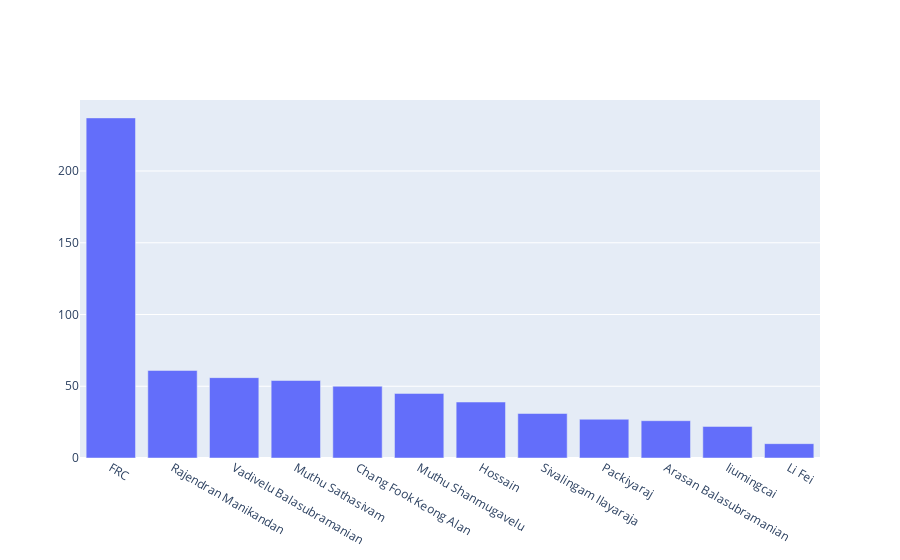

The cell this chart's notebook holds for it:
### Code cell
import plotly.graph_objects as go
fig = go.Figure(data=[go.Bar(x=x, y=y)])
fig.show()

### Figure 1 — Plotly figure (JSON) as saved in the notebook; plotly's stock layout.template omitted (floating-point values rounded to 4 significant figures)
{"data": [{"type": "bar", "x": ["FRC", "Rajendran Manikandan", "Vadivelu Balasubramanian", "Muthu Sathasivam", "Chang Fook Keong Alan", "Muthu Shanmugavelu", "Hossain", "Sivalingam Ilayaraja", "Packiyaraj", "Arasan Balasubramanian", "liumingcai", "Li Fei"], "y": [237, 61, 56, 54, 50, 45, 39, 31, 27, 26, 22, 10]}], "layout": {"autosize": true, "xaxis": {"autorange": true, "range": [-0.5, 11.5], "type": "category"}, "yaxis": {"autorange": true, "range": [0, 249.5], "type": "linear"}}}
